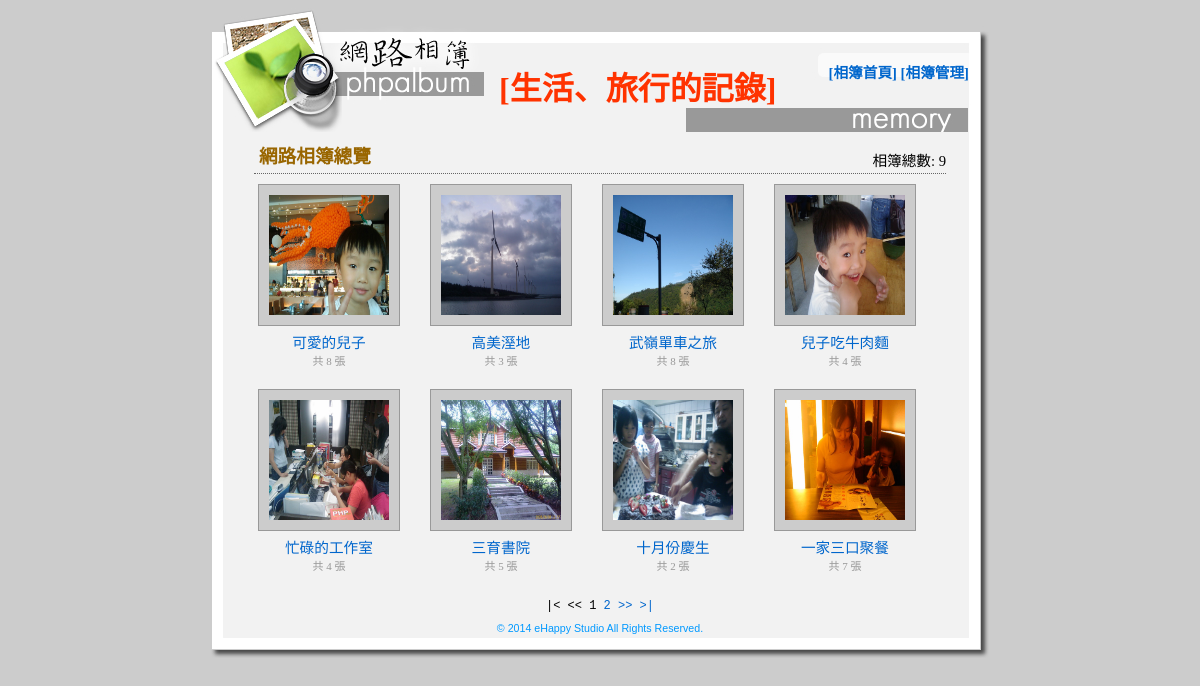
The page / on the database its author committed.
### tables this page shows
CREATE TABLE IF NOT EXISTS `album` (
  `album_id` int(11) unsigned NOT NULL auto_increment,
  `album_date` datetime default NULL,
  `album_location` varchar(255) default NULL,
  `album_title` varchar(255) default NULL,
  `album_desc` text,
  PRIMARY KEY  (`album_id`)
);

### index.php (the view, shortened to what this page needs)
<?php
$pageRow_records = 8;
$num_pages = 1;
$startRow_records = ($num_pages -1) * $pageRow_records;
$query_RecAlbum = "SELECT `album`.`album_id` , `album`.`album_date` , `album`.`album_location` , `album`.`album_title` , `album`.`album_desc` , `albumphoto`.`ap_picurl`, count( `albumphoto`.`ap_id` ) AS `albumNum` FROM `album` LEFT JOIN `albumphoto` ON `album`.`album_id` = `albumphoto`.`album_id` GROUP BY `album`.`album_id` , `album`.`album_date` , `album`.`album_location` , `album`.`album_title` , `album`.`album_desc` ORDER BY `album_date` DESC";
$query_limit_RecAlbum = $query_RecAlbum." LIMIT ".$startRow_records.", ".$pageRow_records;
$RecAlbum = mysql_query($query_limit_RecAlbum);
$all_RecAlbum = mysql_query($query_RecAlbum);
$total_records = mysql_num_rows($all_RecAlbum);
$total_pages = ceil($total_records/$pageRow_records);
?>
<html>
<head>
<link href="style.css" rel="stylesheet" type="text/css" />
</head>
<body bgcolor="#cccccc">
<table width="778" border="0" align="center" cellpadding="0" cellspacing="0">
  <tr>
   <td height="124" valign="top" background="images/album_r1_c1.jpg"><div class="titleDiv"> [生活、旅行的記錄]<br />
   </div>
    <div class="menulink"><a href="index.php">[相簿首頁]</a> <a href="login.php">[相簿管理]</a></div></td>
  </tr>
  <tr>
   <td background="images/album_r2_c1.jpg"><div id="mainRegion">
     <table width="90%" border="0" align="center" cellpadding="4" cellspacing="0">
       <tr>
         <td><div class="subjectDiv"> 網路相簿總覽 </div>
           <div class="actionDiv">相簿總數: <?php echo $total_records;?></div>
<?php	while($row_RecAlbum=mysql_fetch_assoc($RecAlbum)){ ?>
           <div class="albumDiv">
           <div class="picDiv"><a href="albumshow.php?id=<?php echo $row_RecAlbum["album_id"];?>"><?php if($row_RecAlbum["albumNum"]==0){?><img src="images/nopic.png" alt="暫無圖片" width="120" height="120" border="0" /><?php }else{?><img src="photos/<?php echo $row_RecAlbum["ap_picurl"];?>" alt="<?php echo $row_RecAlbum["album_title"];?>" width="120" height="120" border="0" /><?php }?></a></div>
           <div class="albuminfo"><a href="albumshow.php?id=<?php echo $row_RecAlbum["album_id"];?>"><?php echo $row_RecAlbum["album_title"];?></a><br />
             <span class="smalltext">共 <?php echo $row_RecAlbum["albumNum"];?> 張</span><br>
             <br>
           </div>
           </div>
           <?php }?>
           <div class="navDiv">
             <?php if ($num_pages > 1) {  ?>
             <a href="?page=1">|&lt;</a> <a href="?page=<?php echo $num_pages-1;?>">&lt;&lt;</a>
             <?php }else{?>
             |&lt; &lt;&lt;
  <?php }?>
  <?php
  	  for($i=1;$i<=$total_pages;$i++){
  	  	  if($i==$num_pages){
  	  	  	  echo $i." ";
  	  	  }else{
  	  	      echo "<a href=\"?page=$i\">$i</a> ";
  	  	  }
  	  }
  	  ?>
  <?php if ($num_pages < $total_pages) {  ?>
  <a href="?page=<?php echo $num_pages+1;?>">&gt;&gt;</a> <a href="?page=<?php echo $total_pages;?>">&gt;|</a>
  <?php }else{?>
  &gt;&gt; &gt;|
  <?php }?>
           </div></td>
         </tr>
     </table>
   </div></td>
  </tr>
  <tr>
   <td align="center" background="images/album_r2_c1.jpg" class="trademark">© 2014 eHappy Studio All Rights Reserved.</td>
  </tr>
  <tr>
   <td><img name="album_r4_c1" src="images/album_r4_c1.jpg" width="778" height="24" border="0" id="album_r4_c1" alt="" /></td>
  </tr>
</table>
</body>
</html>

### style.css (style rules this page uses)
#mainRegion .smalltext { font-size: 11px; color: #999999; font-family: Georgia, "Times New Roman", Times, serif; vertical-align: middle; }
#mainRegion .actionDiv { float: right; margin-top: -30px; font-size: 11pt; font-family: "微軟正黑體"; }
.titleDiv { padding-left: 288px; padding-top: 55px; font-family: "微軟正黑體"; font-size: 24pt; font-weight: bolder; color: #FF3300; }
.menulink { float: right; margin-top: -48px; margin-right: 20px; font-family: "微軟正黑體"; font-size: 11pt; font-weight: bold; }
a { text-decoration: none; }
a:link { color: #0066CC; }
.trademark { font-family: Verdana, Arial, Helvetica, sans-serif; font-size: 8pt; color: #0099FF; }
#mainRegion .picDiv { padding: 10px; background-color: #CCCCCC; height: 120px; width: 120px; border: 1px solid #999999; margin-right: auto; margin-left: auto; margin-bottom: 5px; }
#mainRegion .albumDiv { float: left; height: 200px; width: 150px; text-align: center; margin-right: 22px; margin-bottom: 5px; }
#mainRegion .albumDiv .albuminfo { font-family: "微軟正黑體"; font-size: 11pt; }
#mainRegion .navDiv { clear: both; text-align: center; font-family: "Courier New", Courier, monospace; font-size: 9pt; padding: 5px; }
#mainRegion .subjectDiv { font-family: "微軟正黑體"; font-size: 14pt; font-weight: bold; color: #996600; padding: 5px; clear: both; border-bottom-width: 1px; border-bottom-style: dotted; border-bottom-color: #666666; margin-bottom: 5px; }

### rows shown on the page
album: shows a picture, album_title "可愛的兒子", albumNum "8"
album: shows a picture, album_title "高美溼地", albumNum "3"
album: shows a picture, album_title "武嶺單車之旅", albumNum "8"
album: shows a picture, album_title "兒子吃牛肉麵", albumNum "4"
album: shows a picture, album_title "忙碌的工作室", albumNum "4"
album: shows a picture, album_title "三育書院", albumNum "5"
album: shows a picture, album_title "十月份慶生", albumNum "2"
album: shows a picture, album_title "一家三口聚餐", albumNum "7"

### other values the page prints
$total_records "9"
